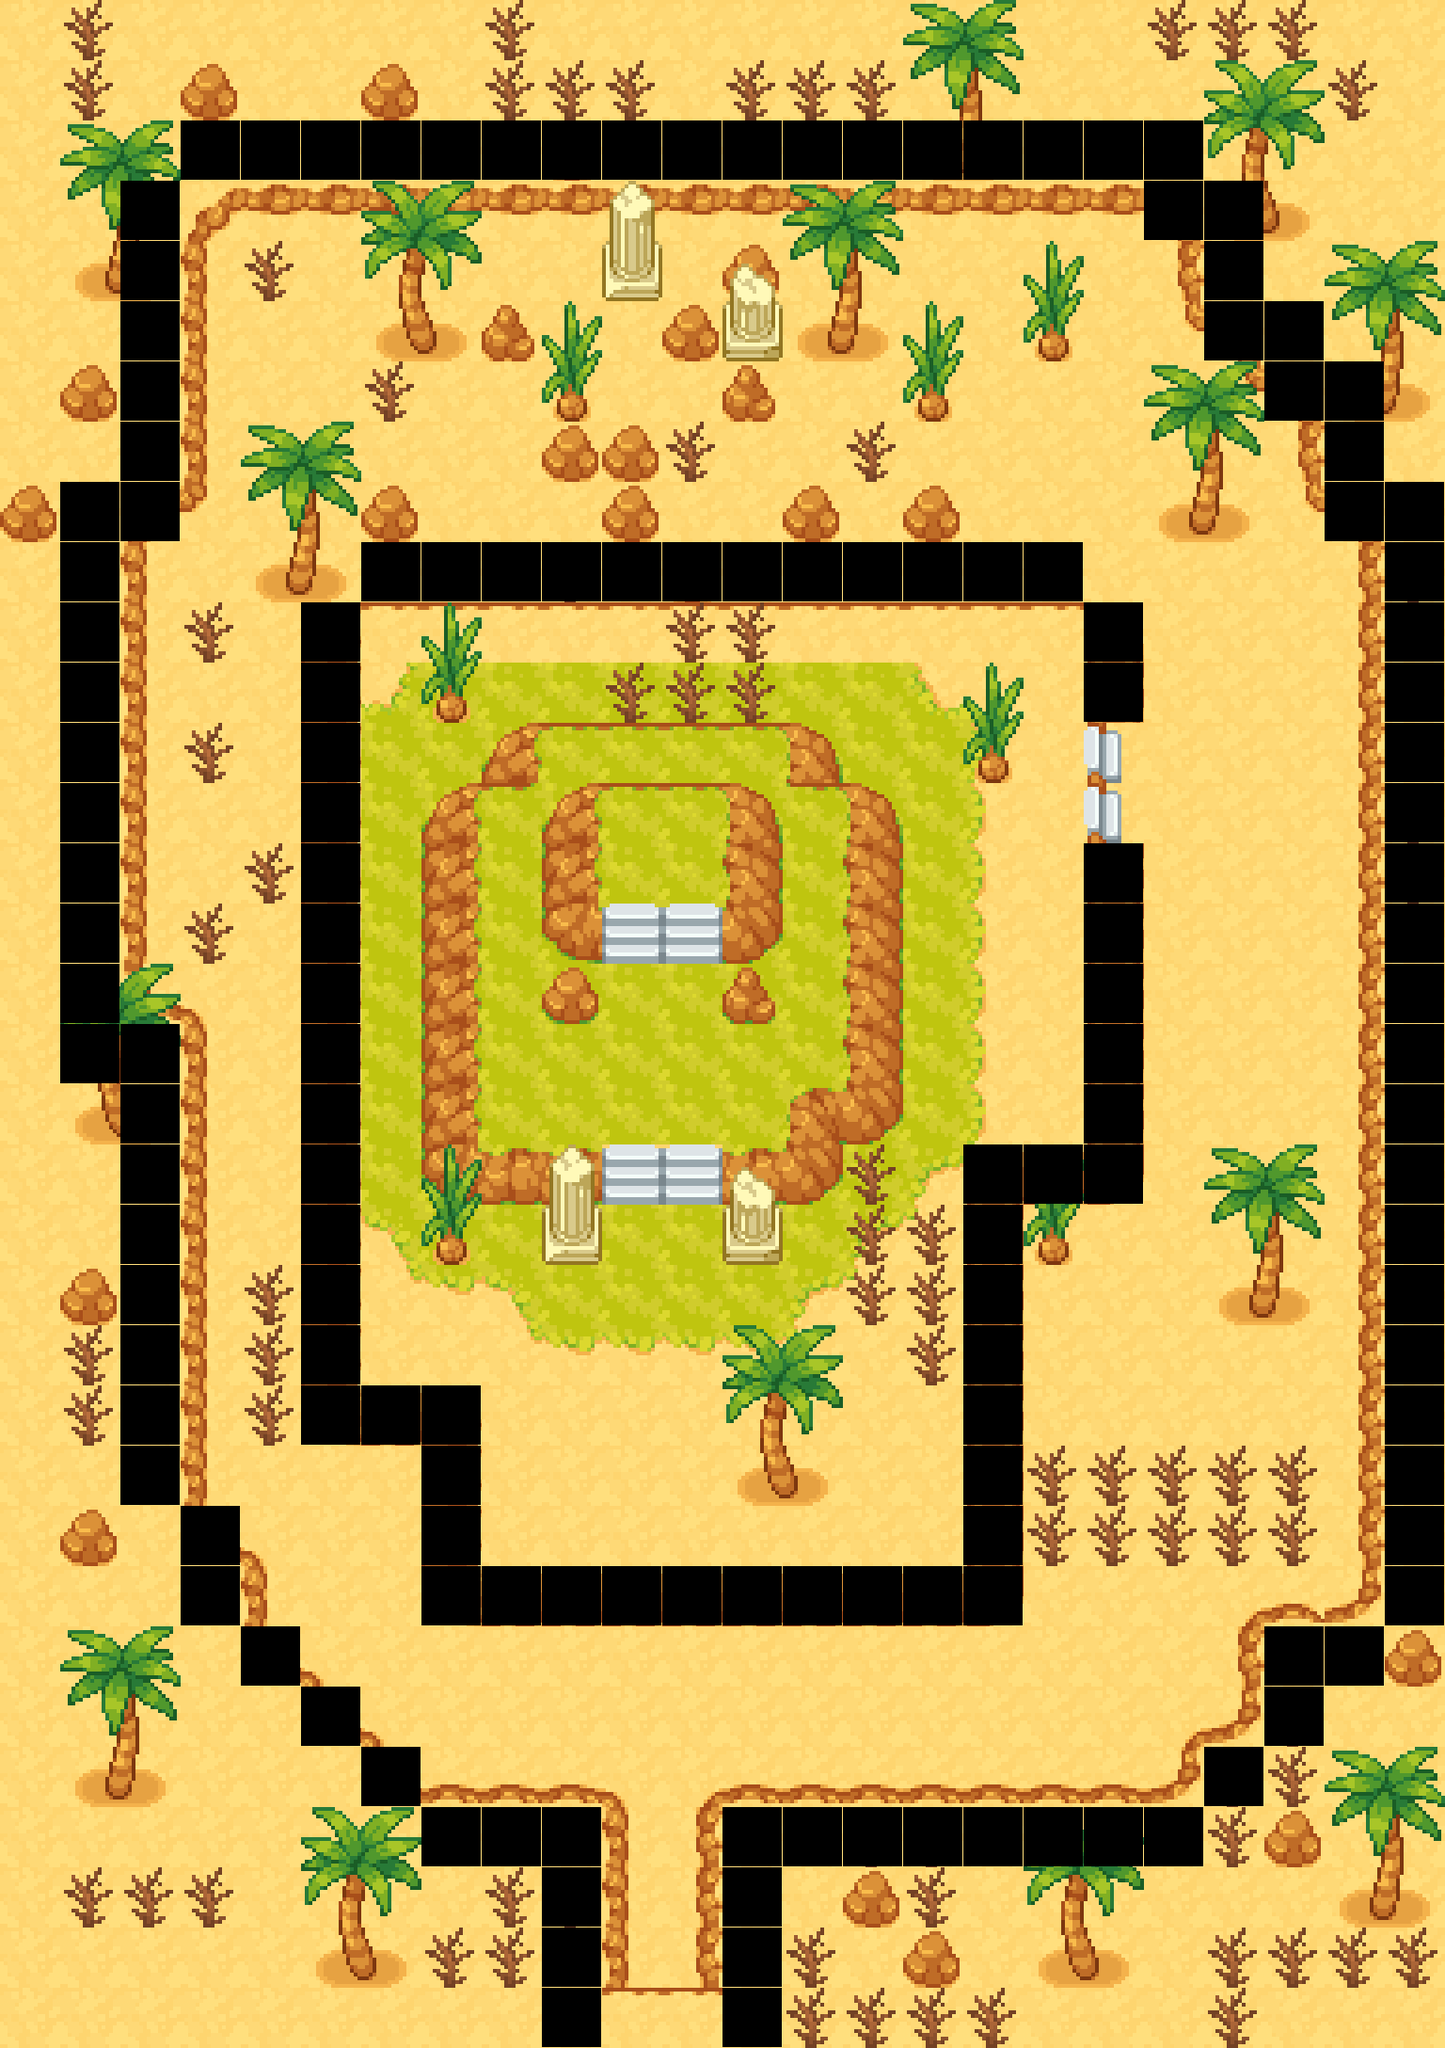

This is a level from a 2D game, rendered from its Tiled map with the project's own tilesets. A one-line summary and the map file follow, with tile-layer data summarised:
An orthogonal 24x34 tile map with 64x64 px tiles, 3 tile layers (Ground Layer, Nature, Collision), 6 tilesets and 7 objects (4x sand_bush, Trainer, player, exit).

<map version="1.10" tiledversion="1.11.2" orientation="orthogonal" renderorder="right-down" width="24" height="34" tilewidth="64" tileheight="64" infinite="0" nextlayerid="19" nextobjectid="940">
 <tileset firstgid="1" source="../../../data/tilesets/world.tsx" />
 <tileset firstgid="211" source="../../../data/tilesets/objects.tsx" />
 <tileset firstgid="244" source="../../../data/tilesets/Grass.tsx" />
 <tileset firstgid="247" source="../../../data/tilesets/indoor.tsx" />
 <tileset firstgid="337" source="../../../Tilemap/Indoor.tsx" />
 <tileset firstgid="427" source="../../../Tilemap/Objects.tsx" />
 <layer id="1" name="Ground Layer" width="24" height="34">
  <data>[816 cells, 816 non-empty, 62 distinct tile ids]</data>
 </layer>
 <layer id="17" name="Nature" width="24" height="34">
  <data>[816 cells, 125 non-empty, 10 distinct tile ids]</data>
 </layer>
 <objectgroup id="3" name="Trainers">
  <object id="858" name="Trainer" x="705" y="895.333">
   <properties>
    <property name="change_direction" type="bool" value="true" />
    <property name="character_id" value="fx" />
    <property name="direction" value="down" />
    <property name="graphic" value="fire_boss" />
    <property name="radius" value="0" />
   </properties>
   <point />
  </object>
 </objectgroup>
 <objectgroup id="16" name="Objects">
  <object id="935" name="player" x="645.812" y="1794.73" width="49.3964" height="45.7373" />
 </objectgroup>
 <layer id="14" name="Collision" width="24" height="34">
  <data>[816 cells, 159 non-empty, 4 distinct tile ids]</data>
 </layer>
 <objectgroup id="15" name="Exit">
  <object id="933" name="exit" x="649.829" y="2065.09" width="112" height="24" />
 </objectgroup>
 <objectgroup id="18" name="Bushes">
  <object id="936" name="sand_bush" x="640" y="768">
   <polygon points="0,0 0,-64 64,-64 64,-128 192,-128 192,0" />
  </object>
  <object id="937" name="sand_bush" x="256" y="1344">
   <polygon points="0,0 0,192 64,192 64,0" />
  </object>
  <object id="938" name="sand_bush" x="896" y="1216">
   <polygon points="0,0 0,192 64,192 64,256 128,256 128,64 64,64 64,0" />
  </object>
  <object id="939" name="sand_bush" x="1088" y="1536">
   <polygon points="0,0 320,0 320,128 0,128 0,0" />
  </object>
 </objectgroup>
</map>
